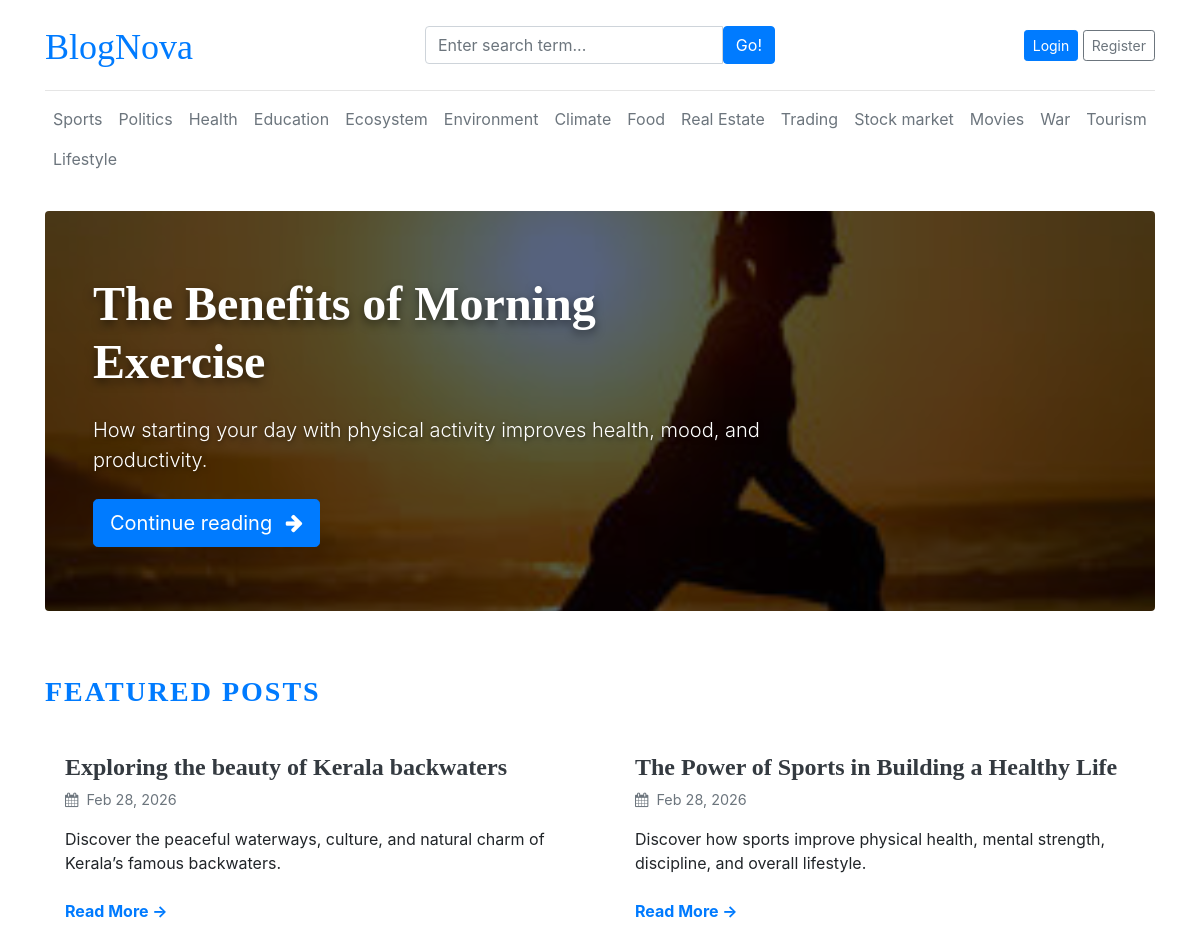
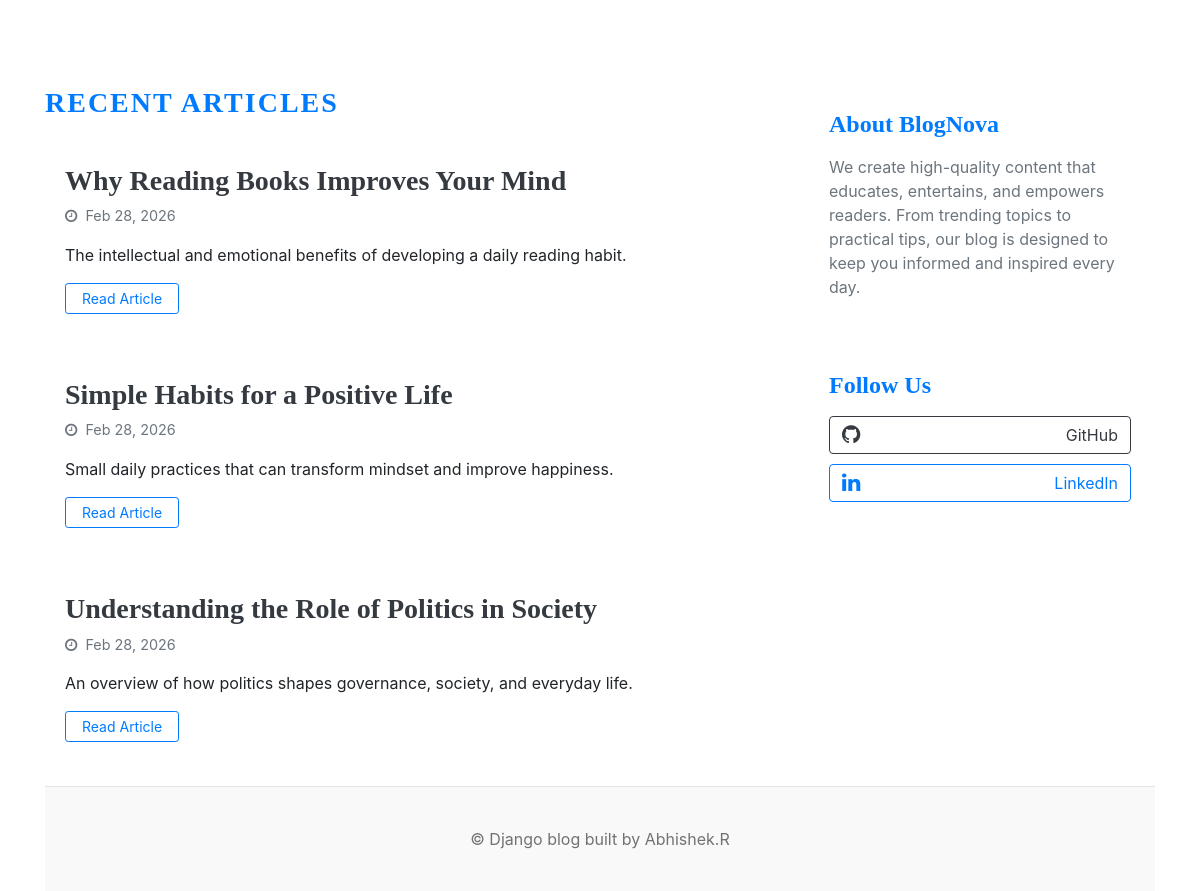
The page / on the database its author committed (2 pictures, top to bottom).
### blogs/models.py (models this page shows, shortened)
class Category(models.Model):
    category_name = models.CharField(max_length=50,unique=True)
    created_at = models.DateTimeField(auto_now_add=True)
    updated_at = models.DateTimeField(auto_now=True)
    class Meta:
        verbose_name_plural = "categories"

class Blog(models.Model):
    title = models.CharField(max_length=100)
    slug = models.SlugField(max_length=150,unique=True,blank=True)
    category = models.ForeignKey(Category,on_delete=models.CASCADE)
    author = models.ForeignKey(User,on_delete=models.CASCADE)
    featured_image = models.ImageField(upload_to='uploads/%Y/%m/%d/')
    short_description = models.TextField(max_length=500)
    blog_body = models.TextField(max_length=2000)
    status = models.CharField(max_length=20,choices=STATUS_CHOICES,default="Draft")
    is_featured = models.BooleanField(default=False)
    created_at = models.DateTimeField(auto_now_add=True)
    updated_at = models.DateTimeField(auto_now_add=True)

### blog_main/views.py (the view)
# urls.py: 2. Add a URL to urlpatterns:  path('', views.home, name='home')
def home(request):
    featured_posts = Blog.objects.filter(is_featured=True,status = "Publish")
    posts = Blog.objects.filter(is_featured=False,status="Publish")
    context = {
        'featured_posts': featured_posts,
        'posts': posts
    }
    return render(request,'home.html',context)

### blogs/context_processors.py (called while the page is built)
def get_categories(request):
    categories = Category.objects.all()
    return dict(categories = categories)

### blog_main/templates/home.html
{% extends 'base.html' %}
{% block content %}
{% for post in featured_posts %}
  {% if forloop.first %}
    <div class="jumbotron p-4 p-md-5 text-white rounded bg-dark animate__animated animate__zoomIn" style="background-image: url({{post.featured_image.url}}); background-blend-mode: overlay; background-size: cover; background-position: center; min-height: 400px; display: flex; align-items: center; justify-content: flex-start; margin-bottom: 3rem; background-color: rgba(15,23,42,0.75) !important;">
      <div class="col-md-8 px-0" data-aos="fade-right" data-aos-delay="200">
        <h1 class="display-4 font-weight-bold mb-4" style="line-height: 1.2; text-shadow: 0 4px 10px rgba(0,0,0,0.5);">{{post.title}}</h1>
        <p class="lead my-3" style="text-shadow: 0 2px 5px rgba(0,0,0,0.5);">{{post.short_description | truncatewords:25 }}</p>
        <p class="lead mb-0 mt-4"><a href="{% url 'blogs' post.slug %}" class="btn btn-primary btn-lg">Continue reading <i class="fa fa-arrow-right ml-2"></i></a></p>
      </div>
    </div>
  {% endif %}
{% endfor %}
<div class="row" style="margin-top: 4rem;">
  <div class="col-12" data-aos="fade-up">
    <h3 class="text-uppercase font-weight-bold mb-4" style="letter-spacing: 2px; color: var(--primary);">Featured Posts</h3>
  </div>
  {% for post in featured_posts %}
    {% if not forloop.first %}
      <div class="col-md-6 mb-4" data-aos="fade-up" data-aos-delay="{{ forloop.counter0 }}00">
        <div class="card glass-card h-100 border-0">
          <div class="card-body d-flex flex-column">
            <h4 class="mb-2"><a href="{% url 'blogs' post.slug %}" class="text-dark font-weight-bold" style="text-decoration: none;">{{post.title}}</a></h4>
            <div class="mb-3 text-muted" style="font-size: 0.9rem;">
              <i class="fa fa-calendar mr-1"></i> {{post.created_at|date:"M d, Y"}}
            </div>
            <p class="card-text mb-4 flex-grow-1">{{post.short_description | truncatewords:20 }}</p>
            <a href="{% url 'blogs' post.slug %}" class="text-primary font-weight-bold">Read More &rarr;</a>
          </div>
        </div>
      </div>
    {% endif %}
  {% endfor %}
</div>
<div class="row" style="margin-top: 4rem;">
  <div class="col-md-8 blog-main">
    <h3 class="text-uppercase font-weight-bold mb-4" style="letter-spacing: 2px; color: var(--primary);" data-aos="fade-right">Recent Articles</h3>
    {% for post in posts %}
      <div class="card glass-card mb-4 border-0" data-aos="fade-left" data-aos-delay="{{ forloop.counter }}00">
        <div class="card-body">
          <h3 class="mb-2"><a href="{% url 'blogs' post.slug %}" class="text-dark font-weight-bold" style="text-decoration: none;">{{post.title}}</a></h3>
          <div class="mb-3 text-muted" style="font-size: 0.9rem;">
            <i class="fa fa-clock-o mr-1"></i> {{post.created_at|date:"M d, Y"}}
          </div>
          <p class="card-text mb-3">{{post.short_description | truncatewords:25 }}</p>
          <a href="{% url 'blogs' post.slug %}" class="btn btn-outline-primary btn-sm rounded-pill px-3">Read Article</a>
        </div>
      </div>
    {% endfor %}
  </div>
  <aside class="col-md-4 blog-sidebar">
    <div class="glass-card p-4 mb-4" data-aos="zoom-in" data-aos-delay="200">
      <h4 class="font-weight-bold mb-3" style="color: var(--primary);">About BlogNova</h4>
      <p class="mb-0 text-muted">We create high-quality content that educates, entertains, and empowers readers. From trending topics to practical tips, our blog is designed to keep you informed and inspired every day.</p>
    </div>
    <div class="glass-card p-4" data-aos="zoom-in" data-aos-delay="400">
      <h4 class="font-weight-bold mb-3" style="color: var(--primary);">Follow Us</h4>
      <ol class="list-unstyled mb-0 d-flex flex-column gap-2" style="gap: 10px;">
        <li><a href="https://github.com/Abhishek-R3914" class="btn btn-outline-dark w-100 text-left d-flex justify-content-between align-items-center"><i class="fa fa-github fa-lg"></i> GitHub</a></li>
        <li><a href="https://www.linkedin.com/in/-abhishek-r-" class="btn btn-outline-primary w-100 text-left d-flex justify-content-between align-items-center"><i class="fa fa-linkedin fa-lg"></i> LinkedIn</a></li>
      </ol>
    </div>
  </aside>
</div>
{% endblock %}

### blog_main/templates/base.html (shortened to what this page needs)
{% load static %}
<!DOCTYPE html>
<html lang="en">
<head>
    <link rel="stylesheet" href="https://cdnjs.cloudflare.com/ajax/libs/animate.css/4.1.1/animate.min.css"/>
    <link href="https://unpkg.com/aos@2.3.1/dist/aos.css" rel="stylesheet">
    <link href="https://getbootstrap.com/docs/4.0/dist/css/bootstrap.min.css" rel="stylesheet">
    <link rel="stylesheet" href="https://cdnjs.cloudflare.com/ajax/libs/font-awesome/4.7.0/css/font-awesome.min.css">
    <link href="{% static 'css/blog.css' %}" rel="stylesheet">
  </head>
<body>
    <div class="container">
      <header class="blog-header py-3 animate__animated animate__fadeInDown">
        <div class="row flex-nowrap justify-content-between align-items-center">
          <div class="col-4 pt-1">
            <a class="blog-header-logo" href="/">BlogNova</a>
          </div>
          <div class="col-4">
            <form action="{% url 'search' %}" method="get">
              <div class="input-group">
                        <input class="form-control" type="text" name="keyword" value="{{keyword}}" placeholder="Enter search term..." aria-label="Enter search term..." aria-describedby="button-search" />
                        <button type="submit" class="btn btn-primary" id="button-search" type="button">Go!</button>
              </div>
            </form>
          </div>
          <div class="col-4 d-flex justify-content-end align-items-center">
            {% if not user.is_authenticated %}
            <a class="btn btn-sm btn-primary" href="{% url 'login' %}">Login</a> &nbsp;
            <a class="btn btn-sm btn-outline-secondary" href="{% url 'register' %}">Register</a>
            {% else %}
            <span><a href="{% url 'dashboard' %}" class="btn btn-sm btn-outline-primary">Dashboard</a></span>
            &emsp;
            <a class="btn btn-sm btn-primary" href="{% url 'logout' %}">Logout</a>
            {% endif %}
          </div>
        </div>
      </header>
      <div class="nav-scroller py-2 mb-4 animate__animated animate__fadeInDown animate__delay-1s">
        <nav class="nav d-flex justify-content-between">
          {%for cat in categories%}
          <a class="p-2 text-muted nav-link" href="{% url 'posts_by_category' cat.id %}">{{cat.category_name}}</a>
          {%endfor%}
        </nav>
      </div>
{%block content%}
{%endblock%}
      <footer class="blog-footer" data-aos="fade-up">
        <p>&copy; Django blog built by Abhishek.R</p>
      </footer>
    </div>
</body>
</html>

### blog_main/static/css/blog.css (style rules this page uses)
.blog-header { border-bottom: 1px solid #e5e5e5; }
.blog-header-logo { font-family: "Playfair Display", Georgia, "Times New Roman", serif; font-size: 2.25rem; }
h1, h2, h3, h4, h5, h6 { font-family: "Playfair Display", Georgia, "Times New Roman", serif; }
.display-4 { font-size: 2.5rem; }
@media (min-width: 768px) { .display-4 { font-size: 3rem; } }
.blog-footer { padding: 2.5rem 0; color: #727272; text-align: center; background-color: #f9f9f9; border-top: .05rem solid #e5e5e5; }
.blog-footer p:last-child { margin-bottom: 0; }

### rows shown on the page
Category: category_name "Sports"
Category: category_name "Politics"
Category: category_name "Health"
Category: category_name "Education"
Category: category_name "Ecosystem"
Category: category_name "Environment"
Category: category_name "Climate"
Category: category_name "Food"
Category: category_name "Real Estate"
Category: category_name "Trading"
Category: category_name "Stock market"
Category: category_name "Movies"
Category: category_name "War"
Category: category_name "Tourism"
Category: category_name "Lifestyle"
Blog: featured_image (picture), title "The Benefits of Morning Exercise", short_description "How starting your day with physical activity improves health, mood, and productivity."
Blog: title "Exploring the beauty of Kerala backwaters", created_at "Feb 28, 2026", short_description "Discover the peaceful waterways, culture, and natural charm of Kerala’s famous backwaters."
Blog: title "The Power of Sports in Building a Healthy Life", created_at "Feb 28, 2026", short_description "Discover how sports improve physical health, mental strength, discipline, and overall lifestyle."
Blog: title "Why Reading Books Improves Your Mind", created_at "Feb 28, 2026", short_description "The intellectual and emotional benefits of developing a daily reading habit."
Blog: title "Simple Habits for a Positive Life", created_at "Feb 28, 2026", short_description "Small daily practices that can transform mindset and improve happiness."
Blog: title "Understanding the Role of Politics in Society", created_at "Feb 28, 2026", short_description "An overview of how politics shapes governance, society, and everyday life."
